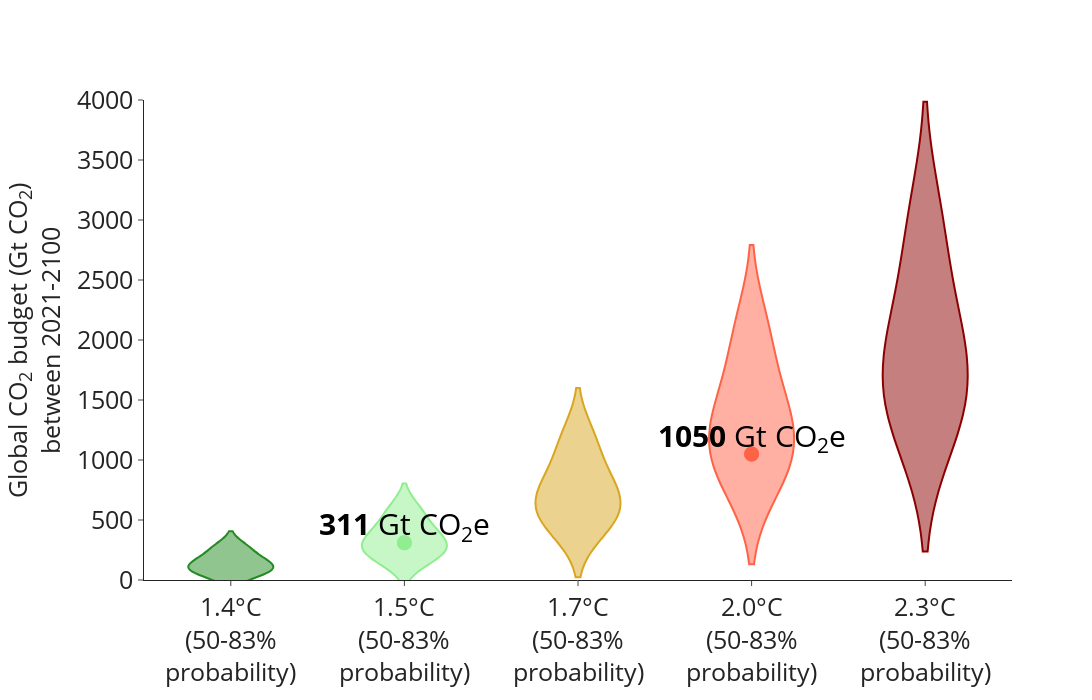

Notebook source saved alongside this figure:
### Markdown cell above
## Total budgets - globe

### Code cell
fig = make_subplots(rows=1, cols=1,
                    horizontal_spacing = 0.07, vertical_spacing=0.06)

for T_i, T in enumerate([1.4, 1.5, 1.7, 2.0, 2.3]):
    vals = np.array(xr_dataread.Budget.sel(Temperature=T)).flatten()
    # fig.add_traces(go.Violin(x=[str(T)+"&deg;C<br>(50-83%<br>probability)"]*len(vals),
    #                         y=vals,
    #                         showlegend=False,
    #                         points=False,
    #                         opacity=0.3,
    #                         line_color=['forestgreen', 'lightgreen', 'goldenrod', 'tomato', 'darkred'][T_i]), 1, 1
    #                 )
    # vals = np.array(xr_dataread.Budget.sel(Temperature=T)).flatten()
    # fig.add_traces(go.Violin(x=[str(T)+"&deg;C<br>(50-83%<br>probability)"]*len(vals),
    #                         y=vals,
    #                         showlegend=False,
    #                         points=False,
    #                         opacity=0.3,
    #                         line_color=['forestgreen', 'lightgreen', 'goldenrod', 'tomato', 'darkred'][T_i]), 1, 1
    #                 )
    vals = np.array(xr_dataread.Budget.sel(Temperature=T)).flatten()
    fig.add_traces(go.Violin(x=[str(T)+"&deg;C<br>(50-83%<br>probability)"]*len(vals),
                            y=vals,
                            showlegend=False,
                            points=False,
                            line_color=['forestgreen', 'lightgreen', 'goldenrod', 'tomato', 'darkred'][T_i]), 1, 1
                    )
for i in range(2):
    temp = [1.5, 2.0][i]
    risk = [0.5, 0.33][i]
    val = float(xr_dataread.Budget.sel(Temperature=temp, Risk=risk))
    fig.add_traces(go.Scatter(x=[str(temp)+"&deg;C<br>(50-83%<br>probability)", str(temp)+"&deg;C<br>(50-83%<br>probability)"],
                            y=[val, val],
                            line={'color': ['lightgreen', 'tomato'][i], 'width': 0.75, 'dash':'dot'},
                            marker={'size': 15},
                            mode='lines+markers',
                            showlegend=False), 1, 1
            )
    fig.add_traces(go.Scatter(x=[str(temp)+"&deg;C<br>(50-83%<br>probability)"],
                            y=[val],
                            text="<b>"+str(int(np.round(val, 0)))+'</b> Gt CO<sub>2</sub>e',
                            line={'color': ['lightgreen', 'tomato'][i], 'width': 0.5},
                            textfont={'color': 'black', 'size': 30},
                            textposition='top center',
                            mode='text',
                            showlegend=False), 1, 1
            )

fig.update_layout(height=700, width=1500, template='simple_white')
fig.update_layout(
    yaxis=dict(tickfont=dict(size=25), title='Global CO<sub>2</sub> budget (Gt CO<sub>2</sub>)<br>between 2021-2100', titlefont=dict(size=25)),
    xaxis=dict(tickfont=dict(size=25))
)
fig.update_yaxes(range=(0, 4000))
fig.update_layout(legend=dict(x=1, y=1, xanchor='right', yanchor='top'))
fig.show()
fig.write_image("X:/user/dekkerm/Projects/ECEMF_T5.2/Figures/Presentations/GlobalBudgets.png", scale=3)

### Figure 1 — Plotly figure (JSON) as saved in the notebook; plotly's stock layout.template omitted (floating-point values rounded to 4 significant figures)
{"data": [{"line": {"color": "forestgreen"}, "points": false, "showlegend": false, "type": "violin", "x": ["1.4&deg;C<br>(50-83%<br>probability)", "1.4&deg;C<br>(50-83%<br>probability)", "1.4&deg;C<br>(50-83%<br>probability)", "1.4&deg;C<br>(50-83%<br>probability)", "1.4&deg;C<br>(50-83%<br>probability)"], "xaxis": "x", "y": [49.62, 86.73, 123.4, 176.6, 273.4], "yaxis": "y"}, {"line": {"color": "lightgreen"}, "points": false, "showlegend": false, "type": "violin", "x": ["1.5&deg;C<br>(50-83%<br>probability)", "1.5&deg;C<br>(50-83%<br>probability)", "1.5&deg;C<br>(50-83%<br>probability)", "1.5&deg;C<br>(50-83%<br>probability)", "1.5&deg;C<br>(50-83%<br>probability)"], "xaxis": "x", "y": [184.0, 247.3, 310.7, 403.2, 572.4], "yaxis": "y"}, {"line": {"color": "goldenrod"}, "points": false, "showlegend": false, "type": "violin", "x": ["1.7&deg;C<br>(50-83%<br>probability)", "1.7&deg;C<br>(50-83%<br>probability)", "1.7&deg;C<br>(50-83%<br>probability)", "1.7&deg;C<br>(50-83%<br>probability)", "1.7&deg;C<br>(50-83%<br>probability)"], "xaxis": "x", "y": [452.9, 568.3, 685.1, 856.5, 1170.0], "yaxis": "y"}, {"line": {"color": "tomato"}, "points": false, "showlegend": false, "type": "violin", "x": ["2.0&deg;C<br>(50-83%<br>probability)", "2.0&deg;C<br>(50-83%<br>probability)", "2.0&deg;C<br>(50-83%<br>probability)", "2.0&deg;C<br>(50-83%<br>probability)", "2.0&deg;C<br>(50-83%<br>probability)"], "xaxis": "x", "y": [856.1, 1050.0, 1247.0, 1536.0, 2067.0], "yaxis": "y"}, {"line": {"color": "darkred"}, "points": false, "showlegend": false, "type": "violin", "x": ["2.3&deg;C<br>(50-83%<br>probability)", "2.3&deg;C<br>(50-83%<br>probability)", "2.3&deg;C<br>(50-83%<br>probability)", "2.3&deg;C<br>(50-83%<br>probability)", "2.3&deg;C<br>(50-83%<br>probability)"], "xaxis": "x", "y": [1259.0, 1532.0, 1809.0, 2216.0, 2964.0], "yaxis": "y"}, {"line": {"color": "lightgreen", "dash": "dot", "width": 0.75}, "marker": {"size": 15}, "mode": "lines+markers", "showlegend": false, "type": "scatter", "x": ["1.5&deg;C<br>(50-83%<br>probability)", "1.5&deg;C<br>(50-83%<br>probability)"], "xaxis": "x", "y": [310.7, 310.7], "yaxis": "y"}, {"line": {"color": "lightgreen", "width": 0.5}, "mode": "text", "showlegend": false, "text": "<b>311</b> Gt CO<sub>2</sub>e", "textfont": {"color": "black", "size": 30}, "textposition": "top center", "type": "scatter", "x": ["1.5&deg;C<br>(50-83%<br>probability)"], "xaxis": "x", "y": [310.7], "yaxis": "y"}, {"line": {"color": "tomato", "dash": "dot", "width": 0.75}, "marker": {"size": 15}, "mode": "lines+markers", "showlegend": false, "type": "scatter", "x": ["2.0&deg;C<br>(50-83%<br>probability)", "2.0&deg;C<br>(50-83%<br>probability)"], "xaxis": "x", "y": [1050.0, 1050.0], "yaxis": "y"}, {"line": {"color": "tomato", "width": 0.5}, "mode": "text", "showlegend": false, "text": "<b>1050</b> Gt CO<sub>2</sub>e", "textfont": {"color": "black", "size": 30}, "textposition": "top center", "type": "scatter", "x": ["2.0&deg;C<br>(50-83%<br>probability)"], "xaxis": "x", "y": [1050.0], "yaxis": "y"}], "layout": {"height": 700, "legend": {"x": 1, "xanchor": "right", "y": 1, "yanchor": "top"}, "width": 1500, "xaxis": {"anchor": "y", "domain": [0, 1], "tickfont": {"size": 25}}, "yaxis": {"anchor": "x", "domain": [0, 1], "range": [0, 4000], "tickfont": {"size": 25}, "title": {"font": {"size": 25}, "text": "Global CO<sub>2</sub> budget (Gt CO<sub>2</sub>)<br>between 2021-2100"}}}}
